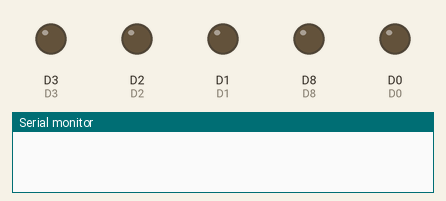
This program was run on a simulated ESP8266 (NodeMCU). On the bench: output pins drawn as LEDs (lit = HIGH), the last lines printed to the serial monitor. WiFi joins after 1.5 s; servers stay silent unless stated; the local clock reads 2024-03-15 10:24:30 at power-on unless the program sets it; not simulated (calls return 0 or success): wifisecrets.h; pins used as bus, display or sensor lines are not drawn.

Above: at 0.0 s.
At 4.3 s:
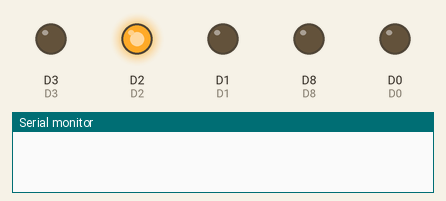
At 60.3 s:
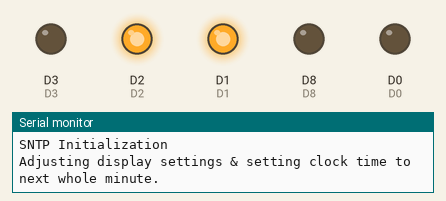
At 67.5 s:
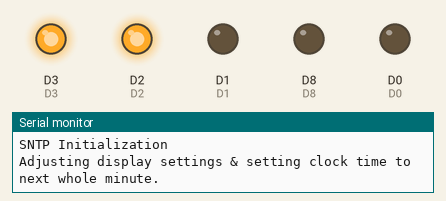
At 70.75 s:
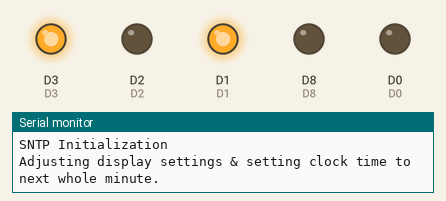
At 90.2 s:
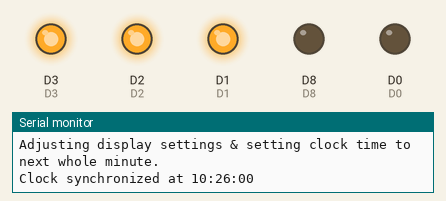
Timing chart, 0 to 91.7 s (numbered marks = the images above):
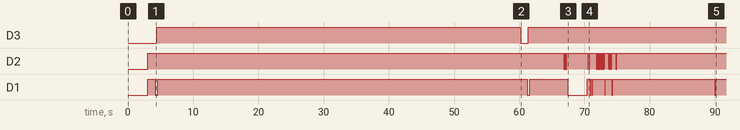

The program:

main.cpp
```cpp
#include <Arduino.h>
#include <ESP8266WiFi.h>
#include <time.h>
// #include <GDBStub.h>
#include <Ticker.h>

// Don't save your wifi to GitHub! Put these two declarations in your wifisecrets.h file and replace with your SSID and PW.
// const char *ssid     = "SSID";
// const char *password = "WIFI Password";
#include "wifisecrets.h"

// Wemos pin mapping
// #define A0 not sure  ADC0
// Digital pins can supply 12 mA max, so use transistor to switch higher current
#define D0 16 // WAKE
#define D1 5  // SCL
#define D2 4  // SDA
#define D3 0  // FLASH
#define D4 2  // Blue LED - lights on digital 0
#define D5 14 // SCLK
#define D6 12 // MISO
#define D7 13 // MOSI
#define D8 15 // CS
#define TX 1  // TX
#define RX 3  // RX

// Timezone setup.
constexpr const char *TZ_INFO{"EST5EDT,M3.2.0/02:00:00,M11.1.0/02:00:00"};

// Turn on serial output for debugging
#define DEBUGSERIAL

// VT100 Terminal Emulation - helpful for serial debug output
#define OFF         "\033[0m"
#define BOLD        "\033[1m"
#define LOWINTENS   "\033[2m"
#define UNDERLINE   "\033[4m"
#define BLINK       "\033[5m"
#define REVERSE     "\033[7m"
// #define GOTOXY(x,y) "\033[x;yH"  // macro cannot expand x and y
#define CLS         "\033[2J"

/*
 TIX Clock Notes

 Upon power up, clock starts at 12:34 for 12-hour mode.
 If you hold Mode in during power up, clock starts at 21:34 for 24-hour mode.

 The clock immediately starts counting seconds, but setting the time as explained below restarts
 the second hand.

 Mode
 - Hold on power up for 24-hour mode.
 - Hold for 3 seconds to select three different update modes. Then cycle through the modes using Increment.
    (Startup) 4 sec update, Left LED 2 lit
    60 sec update, Left LED 3 lit
    1 sec update, Left LED 1 lit
 - Click to advance between hours, minute first digit, minute second digit. Then use Increment to select time.
   One done setting time, click mode again. This starts the second hand at HH:MM:00.

 Increment
 - Sets brightness to one of three levels: High (startup), Medium, Low
 - Advances digits or modes in conjuction with digital selection using Mode

The clock gets its LED update rate from a input pin to the PIC chip, which takes a 60Hz AC signal.
This is faked out below with a ~60Hz digital pulse train on D4 using an ISR.

The clock gets its time reference from the internal oscillator on the PIC chip.

D1 is Mode: HIGH (open drain) == Off, LOW == Pressed
D2 is Increment: HIGH (open drain) == Off, LOW == Pressed
D3 is clock power through transistor
D4 is 60 Hz pulse train for LED update rate
*/

// Set these for desired clock operating states.
bool clock24hrMode = true;
int clockbrightness = 1; // 4=medium (startup), 3=low, 2=dim, 1=high
int displayMode = 1; // 3=4sec (startup), 2=60sec, 1=1sec
bool nightModeOn = true;
int nightHour = 21; // time to shut off
int dayHour = 8;    // time to turn on, make sure it's >= 1

/*
  ISR timer routine to ensure we generate a constant 60 Hz pulse train. I tried bit banging in the main loop,
  but some of the clock setting functionality requires the pulse train to be active. Also, the ISR is more
  accurate.

  Credit: https://www.visualmicro.com/page/Timer-Interrupts-Explained.aspx

	Dividers:
		TIM_DIV1 = 0,   //80MHz (80 ticks/us - 104857.588 us max)
		TIM_DIV16 = 1,  //5MHz (5 ticks/us - 1677721.4 us max)
		TIM_DIV256 = 3  //312.5Khz (1 tick = 3.2us - 26843542.4 us max)
	Reloads:
		TIM_SINGLE	0 //on interrupt routine you need to write a new value to start the timer again
		TIM_LOOP	1   //on interrupt the counter will start with the same value again

  The ESP8266 CPU runs at 80 MHz, and 5 MHz is the timer clock after DIV16.

  noInterrupts() and interrupts() didn't seem to disable the timer interrupt for me, so there's a flag to turn the pulse
  train on and off. It's volatile in the hope that changing it is atomic with respect to the ISR. Usually you'd wrap a mutex
  around changing an ISR variable outside of the ISR. But from what I've read online, you just make the global variable
  volatile. I'm skeptical, but the pulse train is only disabled on restarting the clock, so maybe it's not a concern.
*/

// Ticker timer;
volatile bool pulseState = false;
volatile bool enablePulseOn = false;

// ISR to Fire when Timer is triggered
void IRAM_ATTR onTime()
{
  // Pulse train is controlled by a volatile global variable.
  if (enablePulseOn)
  {
    if (pulseState) digitalWrite(D4, HIGH);
    else digitalWrite(D4, LOW);

    pulseState = !pulseState;
  }

	// Re-Arm the timer as using TIM_SINGLE. Could use TIM_LOOP instead, I think.
	timer1_write(41667);
}

// Once armed, the ISR will always fire. The pulse is controlled by the global variable.

void startACPulse()
{
  // This enables the pulse in the ISR
  enablePulseOn = true;

	// (re) Arm the Timer.
  // 60 Hz = 16,666.667 us, but for the square wave, the interrupt needs to fire twice as fast
  // to get one on and one off pulse per period.
  // 8,333.333 us * 5 ticks/us = 41667 ticks
	timer1_write(41667);
}

// Interrupt will still fire, but it won't issue pulses.

void stopACPulse()
{
  enablePulseOn = false;
  delay(200);
}

// Disable the AC pulse and remove power to the clock. All LEDs turn off.

void clockOff()
{
  // Disable the AC pulse
  stopACPulse();

  // Turn off clock power
  digitalWrite(D3, LOW);
  delay(1000);
}

// Cycles through brightness values. Should be called after clock is reset.

void setBrightness()
{
  int brightness = 4; // startup value

  while (brightness > clockbrightness)
  {
    digitalWrite(D2, LOW);
    delay(100);
    digitalWrite(D2, HIGH);
    delay(100);
    brightness--;
  }
}

// Cycles through display update modes. Should be called after clock is reset.

void setDisplayMode()
{
    int mode = 3; // startup mode

    if (mode > displayMode)
    {
      // Hold Mode low for three seconds
      digitalWrite(D1, LOW);
      delay(3000);
      digitalWrite(D1, HIGH);
      delay(100);

      // Click Increment until desired mode is selected
      while (mode > displayMode)
      {
        digitalWrite(D2, LOW);
        delay(100);
        digitalWrite(D2, HIGH);
        delay(100);
        mode--;
      }

      // Click Mode to set
      digitalWrite(D1, LOW);
      delay(100);
      digitalWrite(D1, HIGH);
      delay(200);
    }
}

// Power cycles the clock.

void restartClock()
{
    // Turn off clock first
    clockOff();

    // Hold Mode low for 24-hour mode
    if (clock24hrMode)
    {
      digitalWrite(D1, LOW);
      delay(200);
    }

    // Turn on clock and enable the AC pulse. Clock will show "TIX" until the pulse train starts.
    digitalWrite(D3, HIGH);
    startACPulse();
    delay(200);

    // Release Mode for 24-hour mode
    if (clock24hrMode)
    {
      digitalWrite(D1, HIGH);
      delay(200);
    }

    // Give the clock a few seconds to startup
    delay(5000);
}

// This sets the clock time but does not exit time setup mode. Set the clock time several seconds before network time
// reaches :00. Then click the mode button to start seconds at :00. Should be called after restarting the clock.

void setClockTime(int hour, int minute)
{
    int hr = hour;
    int hrcount;

    // Clock starts at 12:34 or 21:34. Handle wrap-around when the clock hour has started past the current time.
    if (clock24hrMode)
    {
      hrcount = 21;
      if (hr < 21) hr = hr + 24;
    }
    else
    {
      hrcount = 12;
      if (hr < 12) hr = hr + 12;
    }

    // Get minute digits. We have to advance each digit separately.
    int mindigit1 = minute / 10; // integer division will truncate the decimal
    int mindigit2 = minute - (mindigit1 * 10);

    // Clock starts at 34 minutes.
    int mincount1 = 3;
    int mincount2 = 4;

    // Handle wrap-around case when the clock minute has started past the current time.
    if (mindigit1 < 3) mindigit1 = mindigit1 + 6;
    if (mindigit2 < 4) mindigit2 = mindigit2 + 10;

    // Click Mode to set Hour
    digitalWrite(D1, LOW);
    delay(100);
    digitalWrite(D1, HIGH);
    delay(500);

    // Advance the hour
    while (hrcount < hr)
    {
      digitalWrite(D2, LOW);
      delay(50);
      digitalWrite(D2, HIGH);
      delay(50);
      hrcount++;
    }

    // Click Mode to set first digit of Minute
    digitalWrite(D1, LOW);
    delay(100);
    digitalWrite(D1, HIGH);
    delay(500);

    // Advance the first digit of the minute
    while (mincount1 < mindigit1)
    {
      digitalWrite(D2, LOW);
      delay(50);
      digitalWrite(D2, HIGH);
      delay(50);
      mincount1++;
    }

    // Click Mode to set second digit of Minute
    digitalWrite(D1, LOW);
    delay(100);
    digitalWrite(D1, HIGH);
    delay(500);

    // Advance the second digit of the minute
    while (mincount2 < mindigit2)
    {
      digitalWrite(D2, LOW);
      delay(50);
      digitalWrite(D2, HIGH);
      delay(50);
      mincount2++;
    }

    // At this point, one more click of Mode will start the clock at HH:MM:00
}

// Run once setup - sets up the initial output pin states and gets on wifi

void setup()
{
  // Serial port output. Note that GDB isn't working reliably yet.
#ifdef DEBUGSERIAL
  Serial.begin(115200);
//  gdbstub_init();
#endif

  delay(3000);

  // Set all pins to digital output
  // When unpressed (HIGH), leave Mode and Increment at 5V. Using OUTPUT instead of OUTPUT_OPEN_DRAIN
  // forces pin to 3.3V.
  pinMode(D0, OUTPUT);
  pinMode(D1, OUTPUT_OPEN_DRAIN);
  pinMode(D2, OUTPUT_OPEN_DRAIN);
  pinMode(D3, OUTPUT);
  pinMode(D4, OUTPUT);
  pinMode(D5, OUTPUT);
  pinMode(D6, OUTPUT);
  pinMode(D7, OUTPUT);
  pinMode(D8, OUTPUT);

  // Mode/Increment buttons unpressed. Clock off. Pulse train off.
  digitalWrite(D1, HIGH);
  digitalWrite(D2, HIGH);
  digitalWrite(D3, LOW);
  digitalWrite(D4, LOW);

	// Initialize ticker interrupt ISR function.
	timer1_attachInterrupt(onTime);
	timer1_enable(TIM_DIV16, TIM_EDGE, TIM_SINGLE);

  // The clock will be restarted when the main loop sets the time, but this just ensures
  // the clock lights upon power up. This also ensures a clean reset if you press the reset button.
  restartClock();

  // Connect to Wifi
#ifdef DEBUGSERIAL
  Serial.print("Wifi connecting\n");
#endif
  WiFi.mode(WIFI_STA);
  WiFi.begin(ssid, password);
  while ( WiFi.status() != WL_CONNECTED ) {
    delay ( 500 );
  }
#ifdef DEBUGSERIAL
  Serial.println("Wifi connected");
#endif

  // Initialize NTP time
#ifdef DEBUGSERIAL
  Serial.println("SNTP Initialization");
#endif
  configTzTime(TZ_INFO, "pool.ntp.org", "time.nist.gov", "time.google.com");

  // Wait for SNTP to get the current time before proceeding.
  struct tm timeinfo{};
  uint8_t tries = 0;
  while (!getLocalTime(&timeinfo))
  {
#ifdef DEBUGSERIAL
      Serial.printf("Waiting for SNTP... (WiFi status %d, tries %d)\n", WiFi.status(), ++tries);
#endif
      if (tries >= 12)
      {
#ifdef DEBUGSERIAL
        Serial.println("SNTP failed, restarting");
#endif
        ESP.restart();
      }
  }
#ifdef DEBUGSERIAL
  Serial.println("");
#endif
}

// Test code to ensure 12 and 24 modes are set correctly. This is just to make sure I got the digit wraparound
// correct since setting the time is a little screwy.

int testcasecount = 0;
unsigned long testInterval = 0;

void testloop()
{
  if (testcasecount == 0)
  {
    testInterval = millis();
    testcasecount++;
  }
  else if (testcasecount)
  {
    unsigned long testdelta = millis() - testInterval;

    if (testcasecount == 1 && testdelta > 8000)
    {
      clock24hrMode = false;
      restartClock();
      setClockTime(11, 11);

      testcasecount++;
      testInterval = millis();
    }
    else if (testcasecount == 2 && testdelta > 8000)
    {
      clock24hrMode = false;
      restartClock();
      setClockTime(15, 55);

      testcasecount++;
      testInterval = millis();
    }
    else if (testcasecount == 3 && testdelta > 8000)
    {
      clock24hrMode = true;
      restartClock();
      setClockTime(11, 11);

      testcasecount++;
      testInterval = millis();
    }
    else if (testcasecount == 4 && testdelta > 8000)
    {
      clock24hrMode = true;
      restartClock();
      setClockTime(23, 55);

      testcasecount=0;
      testInterval = millis();
    }
  }

  yield();
}

// Main Loop - primary job is to set the clock time once and watch for DST changes. May add clock drift support at some point.

int initClockTime = 1; // 1 = power cycle the clock at :30   2 = synchronize seconds and set the time at :00
bool isDST = false;    // used to catch DST change, not yet tested

void loop()
{
  // Get the current local time
  struct tm now;
  getLocalTime(&now);

  // Check for night mode
  if ((now.tm_hour >= nightHour || now.tm_hour < dayHour) && !nightModeOn) {
    nightModeOn = true;
    initClockTime = 0;
    clockOff();
  }

  // Check for end of night mode
  if ((now.tm_hour >= dayHour && now.tm_hour < nightHour) && nightModeOn) {
    nightModeOn = false;
    initClockTime = 1;
  }

  // Do we need to set the LED clock?
  if (initClockTime)
  {
    // Power cycle the clock ahead of second syncronization
    if (initClockTime == 1 && now.tm_sec == 30)
    {
#ifdef DEBUGSERIAL
      Serial.println("Adjusting display settings & setting clock time to next whole minute.");
#endif
      // Add 30 seconds to advance to the next minute. We have to set the clock to the time
      // it will be when the second hand turns over.
      struct tm adjustedtime = now;
      adjustedtime.tm_sec += 30;
      mktime(&adjustedtime);
      int adjustedhour = adjustedtime.tm_hour;
      int adjustedminute = adjustedtime.tm_min;

      // Clock startup sequence.
      restartClock();
      setBrightness();
      setDisplayMode();
      setClockTime(adjustedhour, adjustedminute);

      // Next phase of clock sync.
      initClockTime++;
    }
    // Wait for seconds to roll around to zero. This will sync to NTP time, at least as close as we can get.
    else if (initClockTime == 2 && now.tm_sec == 0)
    {
#ifdef DEBUGSERIAL
      char timestr[50];
//  Serial.print("\033[0;0H"); // terminal emulation to go to top
      sprintf(timestr, "Clock synchronized at %02d:%02d:%02d", now.tm_hour, now.tm_min, now.tm_sec);
      Serial.println(timestr);
#endif

      // Since this is called 30 seconds after Hour and Minute were set, we just click Mode to start the second hand.
      digitalWrite(D1, LOW);
      delay(100);
      digitalWrite(D1, HIGH);
      delay(100);

      isDST = now.tm_isdst > 0;
      initClockTime = 0;
    }
  }
  // Only check for DST or drift after clock is set.
  else
  {
    // Check for DST change once the clock has been initialized. isDST variable was set on the first initClockTime.
    if (isDST != (now.tm_isdst > 0)) initClockTime = 1;

    // Check for drift correction
    /*
      Need to watch the clock for a while and see how much it drifts. Then just periodically init the clock again.
      If the LED clock is put on a Hue timer or something to have it off at night, this isn't really necessary.
    */
  }

  yield();
}
```

Measured:
- by itself, D3: HIGH → LOW at 60.2 s, → HIGH 1.2 s later
- by itself, D2: HIGH → LOW at 66.8 s, → HIGH 0.10 s later, → LOW 0.10 s later, → HIGH 0.10 s later, … (50 changes in this stretch)
- by itself, D1: HIGH → LOW at 4.2 s, → HIGH 0.40 s later, → LOW 56.6 s later, → HIGH 0.40 s later, … (16 changes in this stretch)
